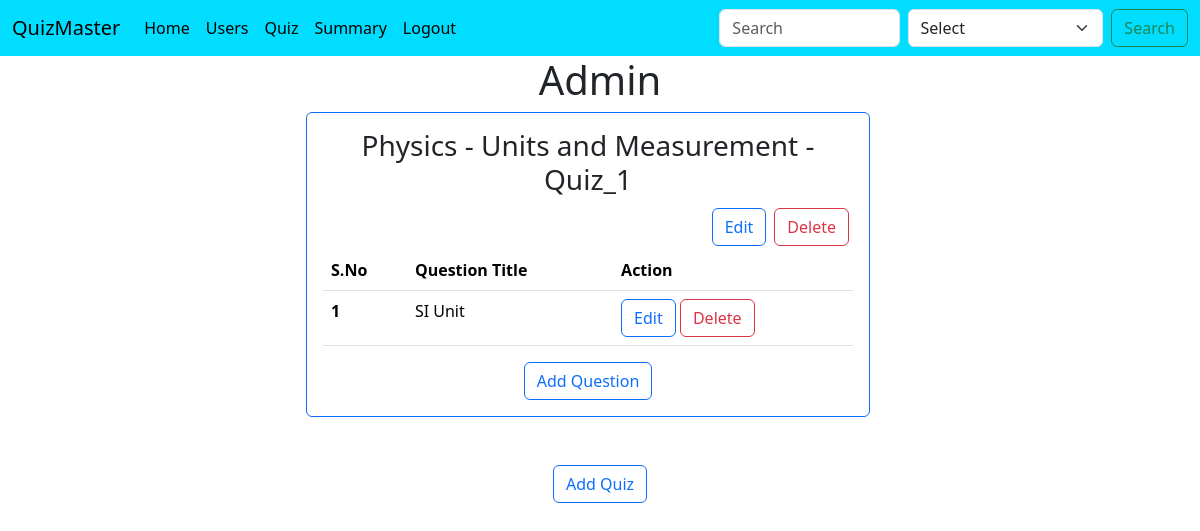
/quiz_management (signed in), run on the app's committed database.
### controllers/database.py (models this page shows, shortened)
class Quiz(db.Model):
    id = db.Column(db.Integer, primary_key=True, autoincrement=True)
    name = db.Column(db.String(100), nullable=False)
    chapter_id = db.Column(db.Integer, db.ForeignKey('chapter.id'), nullable=False)
    date_of_quiz = db.Column(db.Date , nullable=False)
    duration = db.Column(db.Integer, nullable=False)
    remarks = db.Column(db.Text, nullable=True)
    questions = db.relationship('Question', backref='quiz', lazy=True, cascade="all, delete-orphan")
    results = db.relationship('Result', backref='quiz', lazy=True, cascade="all, delete-orphan")

class Subject(db.Model):
    id = db.Column(db.Integer, primary_key=True , autoincrement=True)
    name = db.Column(db.String(100), nullable=False)
    description = db.Column(db.Text, nullable=True)
    chapters = db.relationship('Chapter', backref='subject', lazy=True, cascade="all, delete-orphan")

class Chapter(db.Model):
    id = db.Column(db.Integer, primary_key=True, autoincrement=True)
    name = db.Column(db.String(100), nullable=False)
    subject_id = db.Column(db.Integer, db.ForeignKey('subject.id'), nullable=False)
    description = db.Column(db.Text, nullable=True)
    quizzes = db.relationship('Quiz', backref='chapter', lazy=True, cascade="all, delete-orphan")

class Question(db.Model):
    __tablename__ = 'questions'
    id = db.Column(db.Integer, primary_key=True)
    quiz_id = db.Column(db.Integer, db.ForeignKey('quiz.id'), nullable=False)
    question_title = db.Column(db.String(50),nullable = False)
    question_statement = db.Column(db.Text, nullable=False)
    option1 = db.Column(db.String(100), nullable=False)
    option2 = db.Column(db.String(100), nullable=False)
    option3 = db.Column(db.String(100), nullable=False)
    option4 = db.Column(db.String(100), nullable=False)
    correct_option = db.Column(db.String(100), nullable=False)
    user_answers = db.relationship('UserAnswers', backref='question', lazy=True, cascade="all, delete-orphan")

### controllers/routes.py (the view)
@app.route("/quiz_management")
def quiz_management():
    if session.get('user_role', None) == 'admin':
        quizzes = Quiz.query.all()
        questions = Question.query.all()
        return render_template("quiz_management.html", quizzes = quizzes, questions = questions)
    else:
        flash("You are not authorized to access this page")
        return redirect(url_for("home"))

### templates/quiz_management.html (shortened to what this page needs)
{% extends 'base.html' %}
{% block body %}
<h1 class="text-center">Admin</h1>
<div class="container-fluid row justify-content-center">
    {% for quiz in quizzes %}
        <div class="col-12 col-sm-12 col-md-6 col-lg-6">
            <div class="card border-primary">
                <div class="card-body">
                    <h3 class="text-center">{{quiz.chapter.subject.name}} - {{quiz.chapter.name}} - {{quiz.name}}
                    </h3>
                    <div class="d-flex justify-content-end">
                        <a class="btn btn-outline-primary m-1" href="{{url_for('edit_quiz', quiz_id = quiz.id)}}" role="button">Edit</a>
                        <a class="btn btn-outline-danger m-1" href="{{url_for('delete_quiz', quiz_id = quiz.id)}}" role="Delete">Delete</a>
                    </div>
                    <table class="table table-hover">
                        <thead>
                        <tr>
                            <th scope="col">S.No</th>
                            <th scope="col">Question Title</th>
                            <th scope="col">Action</th>
                        </tr>
                        </thead>
                        <tbody>
                        {% for que in questions if que.quiz_id == quiz.id %}
                            <tr>
                                <th scope="row">{{loop.index}} </th>
                                <td>{{que.question_title}}</td>
                                <td>
                                    <a class="btn btn-outline-primary" href="{{url_for('edit_question', question_id = que.id)}}" role="button">Edit</a>
                                    <a class="btn btn-outline-danger" href="{{url_for('delete_question', question_id = que.id)}}" role="Delete">Delete</a>
                                </td>
                            </tr>
                        {% endfor %}
                        </tbody>
                    </table>
                    <div class="d-flex justify-content-center">
                        <a class="btn btn-outline-primary" href="{{url_for('add_question', quiz_id = quiz.id)}}" role="button">Add Question</a>
                    </div>
                </div>
            </div>
        </div>
    {% endfor %}
</div>
<div class="d-flex justify-content-center">
    <a class="btn btn-outline-primary m-5" href="{{url_for('add_quiz')}}" role="button">Add Quiz</a>
</div>
{% endblock body %}

### data on the page
Quiz: chapter.subject.name "Physics", chapter.name "Units and Measurement", name "Quiz_1"
Question: question_title "SI Unit"
